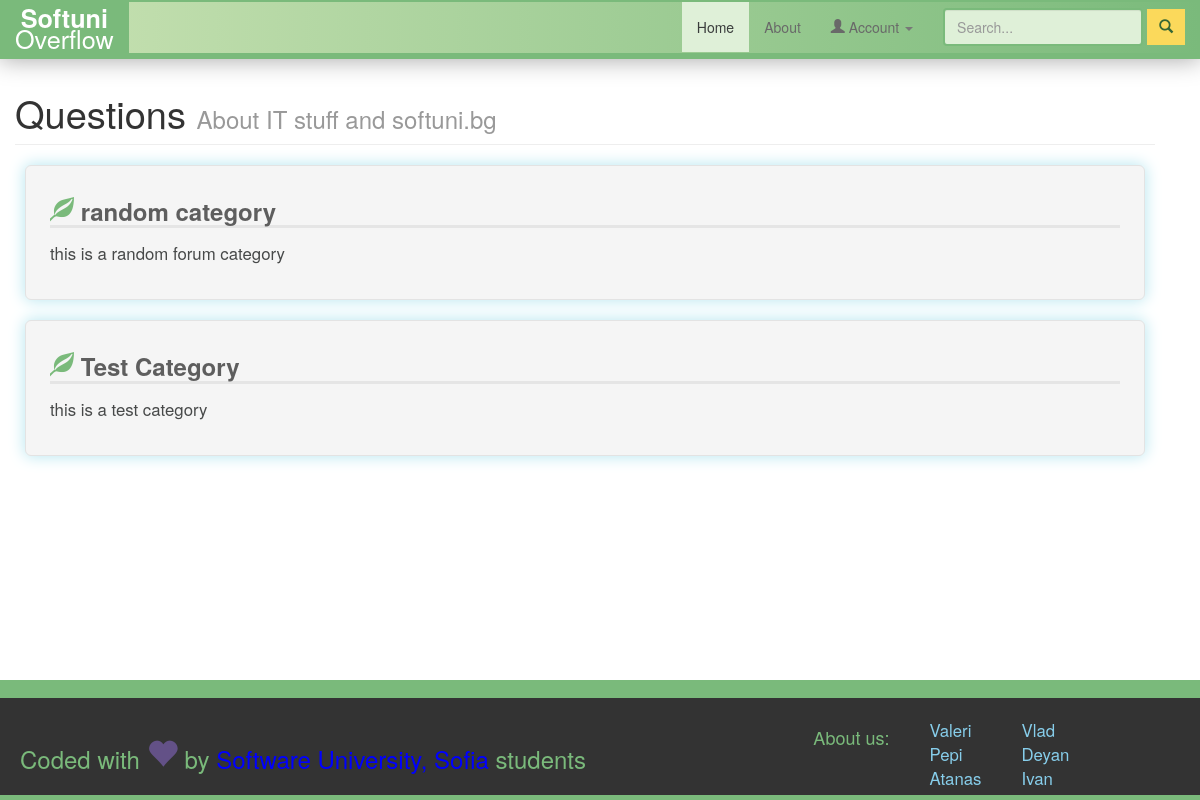
The page /php/index.php on the database as committed earlier.
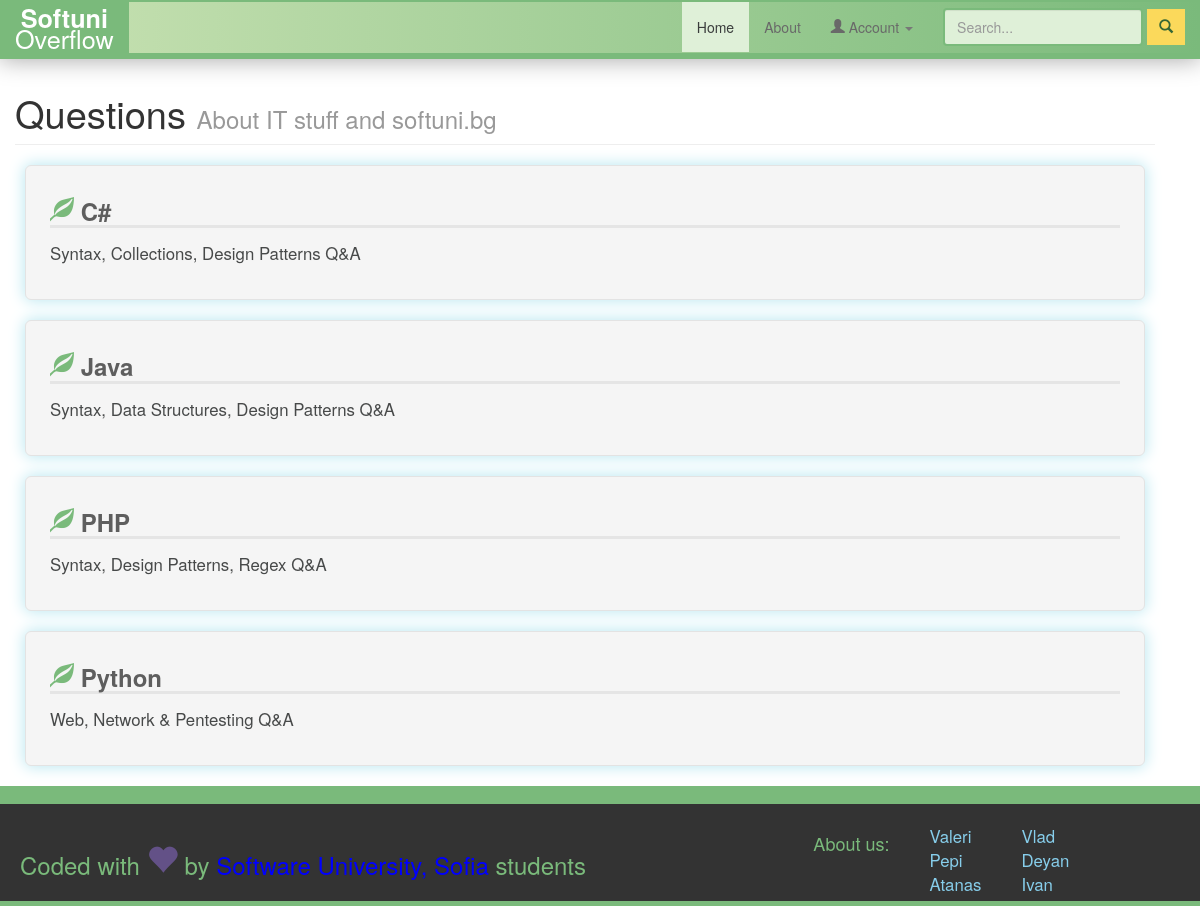
The same page on the database as committed later.
### tables this page shows
CREATE TABLE IF NOT EXISTS `categories` (
  `id` tinyint(4) NOT NULL AUTO_INCREMENT,
  `category_title` varchar(150) NOT NULL,
  `category_description` varchar(255) NOT NULL,
  `last_post_date` datetime DEFAULT NULL,
  `last_user_posted` int(11) DEFAULT NULL,
  PRIMARY KEY (`id`)
);

### php/index.php (the view, shortened to what the changed rows need)
<?php
if(isset($_SESSION['uid'])) {
    $isLogged = true;
    $userName = $_SESSION['username'];
    $userID = $_SESSION['uid'];
    $userProfileURL = "user_profile.php?uid=" . $_SESSION['uid'];
} else {
    $isLogged = false;
}
?>
<!doctype html>
<html lang="en">
<head>
    <link rel="stylesheet" href="../includes/css/bootstrap-glyphicons.css"/>
    <link rel="stylesheet" href="../bootstrap/css/bootstrap.min.css"/>
    <link rel="stylesheet" href="../includes/css/styles.css"/>
    <link rel="stylesheet" href="style.css"/>
</head>
<body>
<div class="container fill" id="main">
    <div class="row col-12" id="mainRow">
        <div id="contentHeader" >
            <div class="page-header clearfix">
                    <h1 class="pull-left">Questions
                        <small<?php
                        if ($isLogged) {
                            echo " id='helloMessage'>Welcome, " . $userName;
                        } else {
                            echo ">About IT stuff and softuni.bg";
                        }
                        ?></small></h1>
            </div>
        </div>
        <?php
        $sql = "SELECT * FROM categories ORDER BY category_title ASC";
        $res = mysql_query($sql) or die(mysql_error());
        if(mysql_num_rows($res) > 0) {
            while($row = mysql_fetch_assoc($res)) {
                $id = $row['id'];
                $title = $row['category_title'];
                $description = $row['category_description'];
                ?>
                <a href="view_category.php?cid=<?php echo $id ?>">
                <div class="well well-large">
                    <h3>
                        <span class='glyphicon glyphicon-leaf'></span>
                        <?php
                        echo $title;
                        ?>
                    </h3>
                    <p>
                        <?php
                        echo $description;
                        ?>
                    </p>
                </div>
                </a>
                <?php
            }
        } else {
            echo "<p>There are no categories available yet";
        }
        ?>
    </div>
</div>
</body>
</html>

Rows that differ between the two databases and show on the page:
removed categories: category_title "random category", category_description "this is a random forum category"
removed categories: category_title "Test Category", category_description "this is a test category"
added categories: category_title "C#", category_description "Syntax, Collections, Design Patterns Q&A"
added categories: category_title "Java", category_description "Syntax, Data Structures, Design Patterns Q&A"
added categories: category_title "PHP", category_description "Syntax, Design Patterns, Regex Q&A"
added categories: category_title "Python", category_description "Web, Network & Pentesting Q&A"
